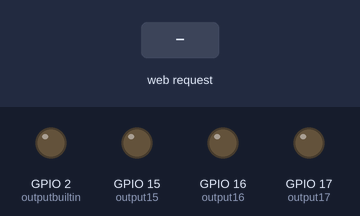
Bench run of a sketch on a simulated ESP32. Parts: output pins drawn as LEDs (lit = HIGH). The inputs (shaded band) are chosen by the test bench. WiFi joins after 1.5 s; servers stay silent unless stated; what the sketch prints to the serial monitor is not drawn.

Above: at 2.7 s.
2.8 s: HTTP request GET /bi/on received
At 4.0 s:
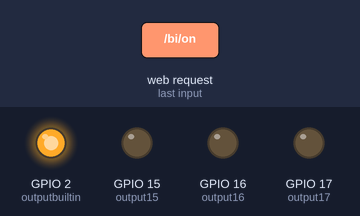
4.3 s: HTTP request GET /15/on received
At 5.3 s:
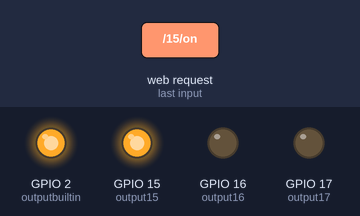
5.8 s: HTTP request GET /bi/off received
At 6.5 s:
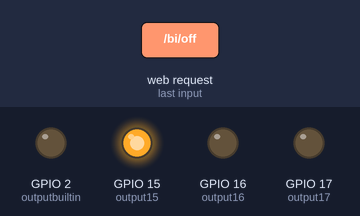
7.3 s: HTTP request GET /16/on received
At 7.6 s:
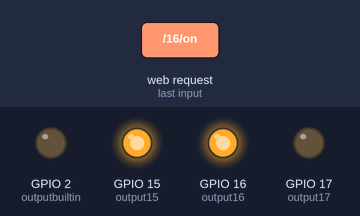
8.8 s: HTTP request GET /15/off received
At 9.9 s:
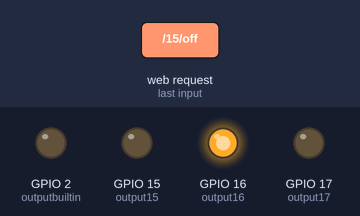
10.3 s: HTTP request GET /17/on received
At 11.1 s:
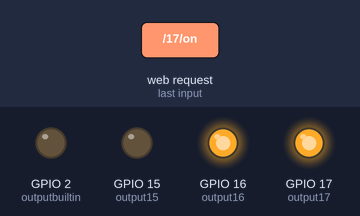
Timing chart, 0 to 12.8 s (numbered marks = the images above; inputs shaded):
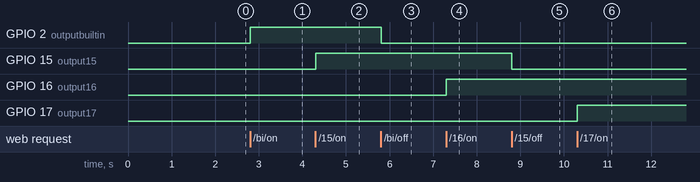

The sketch:

08-ESP32WebServerMuiltSwitch.ino
```cpp
#include <WiFi.h>

// Replace with your network credentials
const char* ssid = "YOUR SSID";
const char* password = "YOUR PASSWORD";

// Set web server port number to 80
WiFiServer server(80);

// Variable to store the HTTP request
String header;

// Auxiliar variables to store the current output state
String outputBuiltInLED = "off";
String output15State = "off"; // R
String output16State = "off"; // B
String output17State = "off"; // G


// Assign output variables to GPIO pins
const int outputbuiltin = 2;
const int output15 = 15;
const int output16 = 16;
const int output17 = 17;


// Current time
unsigned long currentTime = millis();
// Previous time
unsigned long previousTime = 0;
// Define timeout time in milliseconds (example: 2000ms = 2s)
const long timeoutTime = 2000;

void setup() {
  Serial.begin(115200);
  // Initialize the output variables as outputs
  pinMode(outputbuiltin, OUTPUT);
  pinMode(output15, OUTPUT);
  pinMode(output16, OUTPUT);
  pinMode(output17, OUTPUT);
  // Set outputs to LOW
  digitalWrite(outputbuiltin, LOW);
  digitalWrite(output15, LOW);
  digitalWrite(output16, LOW);
  digitalWrite(output17, LOW);

  // Connect to Wi-Fi network with SSID and password
  Serial.print("Connecting to ");
  Serial.println(ssid);
  WiFi.begin(ssid, password);
  while (WiFi.status() != WL_CONNECTED) {
    delay(500);
    Serial.print(".");
  }
  // Print local IP address and start web server
  Serial.println("");
  Serial.println("WiFi connected.");
  Serial.println("IP address: ");
  Serial.println(WiFi.localIP());
  server.begin();
}

void loop(){
  WiFiClient client = server.available();   // Listen for incoming clients

  if (client) {                             // If a new client connects,
    currentTime = millis();
    previousTime = currentTime;
    Serial.println("New Client.");          // print a message out in the serial port
    String currentLine = "";                // make a String to hold incoming data from the client
    while (client.connected() && currentTime - previousTime <= timeoutTime) {  // loop while the client's connected
      currentTime = millis();
      if (client.available()) {             // if there's bytes to read from the client,
        char c = client.read();             // read a byte, then
        Serial.write(c);                    // print it out the serial monitor
        header += c;
        if (c == '\n') {                    // if the byte is a newline character
          // if the current line is blank, you got two newline characters in a row.
          // that's the end of the client HTTP request, so send a response:
          if (currentLine.length() == 0) {
            // HTTP headers always start with a response code (e.g. HTTP/1.1 200 OK)
            // and a content-type so the client knows what's coming, then a blank line:
            client.println("HTTP/1.1 200 OK");
            client.println("Content-type:text/html");
            client.println("Connection: close");
            client.println();

            // turns the GPIOs on and off
            if (header.indexOf("GET /bi/on") >= 0) {
              Serial.println("Built-in LED on");
              outputBuiltInLED = "on";
              digitalWrite(outputbuiltin, HIGH);
            } else if (header.indexOf("GET /bi/off") >= 0) {
              Serial.println("GPIO Built-in LED off");
              outputBuiltInLED = "off";
              digitalWrite(outputbuiltin, LOW);
            } else if (header.indexOf("GET /15/on") >= 0) {
              Serial.println("GPIO 15 (Red) on");
              output15State = "on";
              digitalWrite(output15, HIGH);
            }
             else if (header.indexOf("GET /15/off") >= 0) {
              Serial.println("GPIO 15 (Red) off");
              output15State = "off";
              digitalWrite(output15, LOW);
            } else if (header.indexOf("GET /16/on") >= 0) {
              Serial.println("GPIO 15 (Blue) on");
              output16State = "on";
              digitalWrite(output16, HIGH);
            }
             else if (header.indexOf("GET /16/off") >= 0) {
              Serial.println("GPIO 16 (Blue) off");
              output16State = "off";
              digitalWrite(output16, LOW);
            } else if (header.indexOf("GET /17/on") >= 0) {
              Serial.println("GPIO 17 (Green) on");
              output17State = "on";
              digitalWrite(output17, HIGH);
            }
             else if (header.indexOf("GET /17/off") >= 0) {
              Serial.println("GPIO 17 (Green) off");
              output17State = "off";
              digitalWrite(output17, LOW);
            }


            // Display the HTML web page
            client.println("<!DOCTYPE html><html>");
            client.println("<head><meta name=\"viewport\" content=\"width=device-width, initial-scale=1\">");
            client.println("<link rel=\"icon\" href=\"data:,\">");
            // CSS to style the on/off buttons
            // Feel free to change the background-color and font-size attributes to fit your preferences
            client.println("<style>html { font-family: Helvetica; display: inline-block; margin: 0px auto; text-align: center;}");
            client.println(".button { background-color: #4CAF50; border: none; color: white; padding: 16px 40px;");
            client.println("text-decoration: none; font-size: 30px; margin: 2px; cursor: pointer;}");
            client.println(".button2 {background-color: #555555;}</style></head>");

            // Web Page Heading
            client.println("<body><h1>ESP32 Multi Swicher Page </h1>");

            // Display current state, and ON/OFF buttons for GPIO 2
            client.println("<p>Built-in LED - State " + outputBuiltInLED + "</p>");
            // If the outputBuiltInLED is off, it displays the ON button
            if (outputBuiltInLED=="off") {
              client.println("<p><a href=\"/bi/on\"><button class=\"button\">ON</button></a></p>");
            } else {
              client.println("<p><a href=\"/bi/off\"><button class=\"button button2\">OFF</button></a></p>");
            }

            // Display current state, and ON/OFF buttons for GPIO 15
            client.println("<p>GPIO 15 (Red) - State " + output15State + "</p>");
            // If the output15State is off, it displays the ON button
            if (output15State=="off") {
              client.println("<p><a href=\"/15/on\"><button class=\"button\">ON</button></a></p>");
            } else {
              client.println("<p><a href=\"/15/off\"><button class=\"button button2\">OFF</button></a></p>");
            }

            // Display current state, and ON/OFF buttons for GPIO 16
            client.println("<p>GPIO 16 (Blue) - State " + output16State + "</p>");
            // If the output16State is off, it displays the ON button
            if (output16State=="off") {
              client.println("<p><a href=\"/16/on\"><button class=\"button\">ON</button></a></p>");
            } else {
              client.println("<p><a href=\"/16/off\"><button class=\"button button2\">OFF</button></a></p>");
            }

            // Display current state, and ON/OFF buttons for GPIO 15
            client.println("<p>GPIO 17 (Green) - State " + output17State + "</p>");
            // If the output15 is off, it displays the ON button
            if (output17State=="off") {
              client.println("<p><a href=\"/17/on\"><button class=\"button\">ON</button></a></p>");
            } else {
              client.println("<p><a href=\"/17/off\"><button class=\"button button2\">OFF</button></a></p>");
            }

            // The HTTP response ends with another blank line
            client.println();
            // Break out of the while loop
            break;
          } else { // if you got a newline, then clear currentLine
            currentLine = "";
          }
        } else if (c != '\r') {  // if you got anything else but a carriage return character,
          currentLine += c;      // add it to the end of the currentLine
        }
      }
    }
    // Clear the header variable
    header = "";
    // Close the connection
    client.stop();
    Serial.println("Client disconnected.");
    Serial.println("");
  }
}
```

Measured:
- after the input at 2.8 s, GPIO 2 (outputbuiltin): LOW → HIGH at once
- after the input at 4.3 s, GPIO 15 (output15): LOW → HIGH at once
- after the input at 5.8 s, GPIO 2 (outputbuiltin): HIGH → LOW at once
- after the input at 7.3 s, GPIO 16 (output16): LOW → HIGH at once
- after the input at 8.8 s, GPIO 15 (output15): HIGH → LOW at once
- after the input at 10.3 s, GPIO 17 (output17): LOW → HIGH at once
